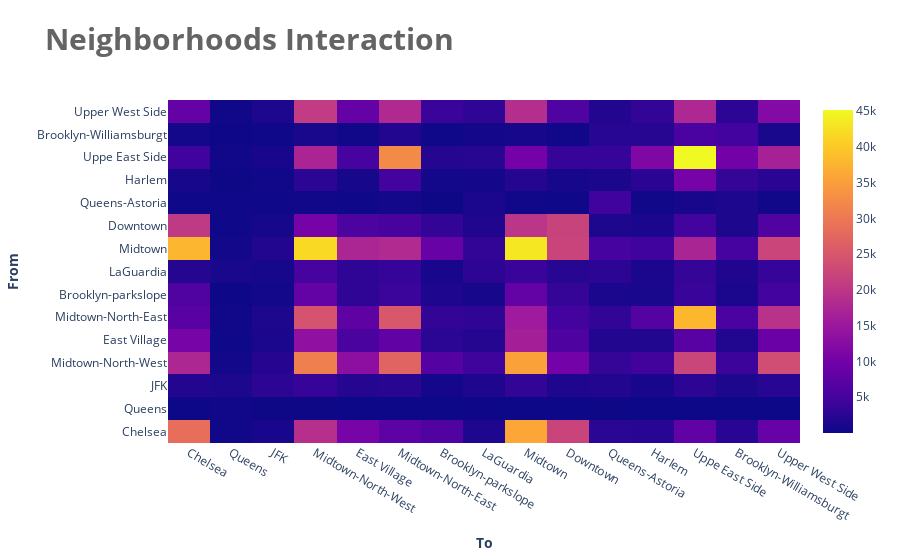

The notebook cell this image was saved under:
### Markdown cell above
### heatmap

### Code cell
import plotly.offline as py
import plotly.graph_objs as go
py.init_notebook_mode(connected=True)

trace = go.Heatmap(z=np.array(rides_df.values[:, :-1]),
                  x=rides_df.columns[:-1], 
                  y=rides_df.columns[:-1])
layout = dict(
    title = ' <b>Neighborhoods Interaction</b>',
    titlefont = dict(
    size = 30,
    color = ('rgb(100,100,100)')),
    margin = dict(t=100,r=100,b=100,l=150),
        yaxis = dict(
            title = ' <b> From </b>'),
        xaxis = dict(
            title = '<b> To </b>'))

data = [trace]
fig = go.Figure(data=data, layout=layout)
py.iplot(fig, filename='labelled-heatmap')

### Figure 1 — Plotly figure (JSON) as saved in the notebook; plotly's stock layout.template omitted (floating-point values rounded to 4 significant figures; data arrays with more than 128 entries replaced by an {"elided": "..."} marker saying what was removed)
{"data": [{"type": "heatmap", "x": ["Chelsea", "Queens", "JFK", "Midtown-North-West", "East Village", "Midtown-North-East", "Brooklyn-parkslope", "LaGuardia", "Midtown", "Downtown", "Queens-Astoria", "Harlem", "Uppe East Side", "Brooklyn-Williamsburgt", "Upper West Side"], "y": ["Chelsea", "Queens", "JFK", "Midtown-North-West", "East Village", "Midtown-North-East", "Brooklyn-parkslope", "LaGuardia", "Midtown", "Downtown", "Queens-Astoria", "Harlem", "Uppe East Side", "Brooklyn-Williamsburgt", "Upper West Side"], "z": {"elided": "15x15 int values"}}], "layout": {"margin": {"b": 100, "l": 150, "r": 100, "t": 100}, "title": {"font": {"color": "rgb(100,100,100)", "size": 30}, "text": " <b>Neighborhoods Interaction</b>"}, "xaxis": {"title": {"text": "<b> To </b>"}}, "yaxis": {"title": {"text": " <b> From </b>"}}}}
